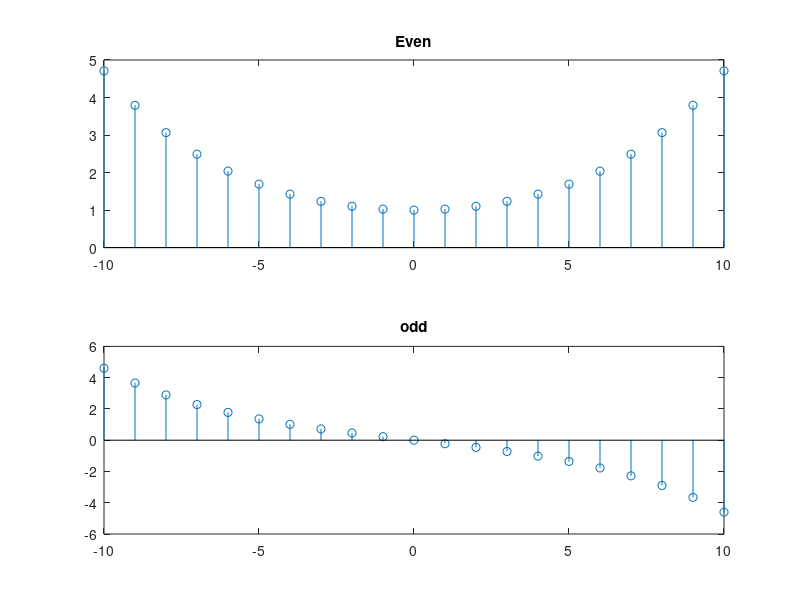

MATLAB code to generate this figure:
%incomplete
clc
clear all
n=-10:1:10
x = (0.8).^n;
x_ = (0.8).^(-n);

even = (x + x_)/2;

subplot(2,1,1)
stem(n,even)
title('Even')

odd = (x - x_)/2;

subplot(2,1,2)
stem(n,odd)
title('odd')
